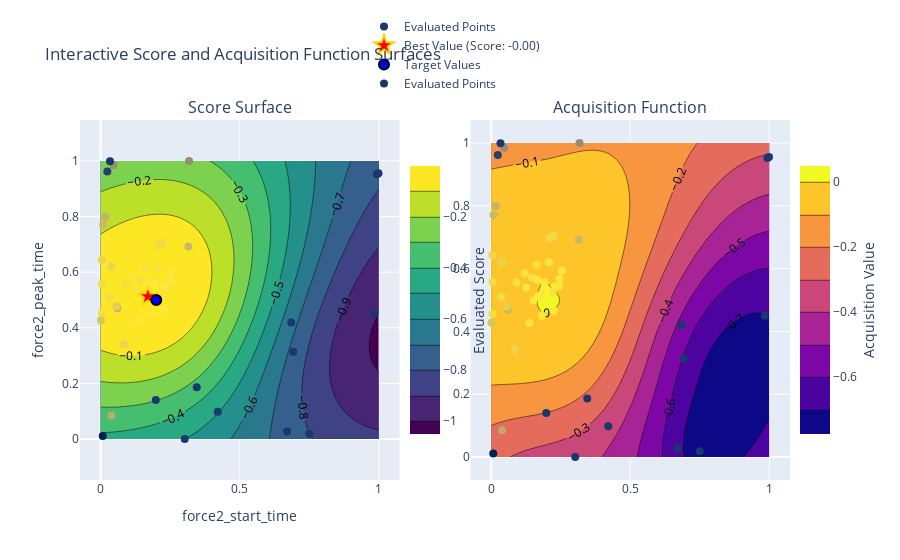

Notebook code for this chart:
### Code cell
def visualize_score_and_acquisition_with_targets(optimizer):
    param_x = 'force2_start_time'
    param_y = 'force2_peak_time'

    # Define the target values
    force2_start_time_target = 0.2
    force2_peak_time_target = 0.5
    force2_peak_force_target = 0.8
    force2_end_time_target = 0.7

    kappa = 2.5  # Exploration parameter for the acquisition function
    acquisition = bayes_opt.acquisition.UpperConfidenceBound(kappa=kappa)

   # Generate a grid for two parameters
    x_vals = np.linspace(pbounds[param_x][0], pbounds[param_x][1], 50)
    y_vals = np.linspace(pbounds[param_y][0], pbounds[param_y][1], 50)
    scores = np.zeros((len(y_vals), len(x_vals)))  # Rows align with y_vals
    stds = np.zeros((len(y_vals), len(x_vals)))
    acquisition_values = np.zeros((len(y_vals), len(x_vals)))

    # Populate grid with GP predictions and acquisition function values
    for j, x in enumerate(x_vals):
        for i, y in enumerate(y_vals): 
            # Predict the score and standard deviation
            curr_score, curr_std = optimizer._gp.predict([[force2_end_time_target, force2_peak_force_target, y, x]],return_std=True)
            scores[i, j] = curr_score.item()
            stds[i, j] = curr_std.item()

            acquisition_values[i, j] = -1 * acquisition._get_acq(gp=optimizer._gp)(np.array([[force2_end_time_target, force2_peak_force_target, y, x]]).reshape(1, -1)).item()

    # Extract evaluated points
    evaluated_x = [res["params"][param_x] for res in optimizer.res]
    evaluated_y = [res["params"][param_y] for res in optimizer.res]
    evaluated_scores = [res["target"] for res in optimizer.res]

    # Extract the best point
    best_params = optimizer.max["params"]
    best_x = best_params[param_x]
    best_y = best_params[param_y]
    best_score = optimizer.max["target"]

    # Create the interactive plot for score surface
    fig = make_subplots(rows=1, cols=2, subplot_titles=("Score Surface", "Acquisition Function"))

    # Add the score surface
    fig.add_trace(
        go.Contour(
            x=x_vals, y=y_vals, z=scores,  # No transpose needed
            colorscale="Viridis",
            colorbar=dict(
                title="Evaluated Score",
                titleside="right",
                x=0.45,  # Move evaluated points colorbar further right
                len=0.8  # Adjust colorbar length
            ),
            contours=dict(showlabels=True),
        ),
        row=1, col=1
    )

    # Add evaluated points to the score surface
    fig.add_trace(
        go.Scatter(
            x=evaluated_x, y=evaluated_y,
            mode='markers',
            marker=dict(
                size=8,
                color=evaluated_scores,
                colorscale="Cividis",
                showscale=False
            ),
            name="Evaluated Points"
        ),
        row=1, col=1
    )

    # Add the best point to the score surface
    fig.add_trace(
        go.Scatter(
            x=[best_x], y=[best_y],
            mode='markers',
            marker=dict(
                size=15,
                color='red',
                symbol='star',
                line=dict(width=2, color='gold')
            ),
            name=f"Best Value (Score: {best_score:.2f})"
        ),
        row=1, col=1
    )

    # Add the target point to the score surface
    fig.add_trace(
        go.Scatter(
            x=[force2_start_time_target], y=[force2_peak_time_target],
            mode='markers',
            marker=dict(
                size=10,
                color='blue',
                symbol='circle',
                line=dict(width=2, color='black')
            ),
            name="Target Values"
        ),
        row=1, col=1
    )

    # Add the acquisition function surface
    fig.add_trace(
        go.Contour(
            x=x_vals, y=y_vals, z=acquisition_values,  # No transpose needed
            colorscale="Plasma",
            colorbar=dict(
                title="Acquisition Value",  # Updated colorbar label
                titleside="right",
                x=1.0,  # Move evaluated points colorbar further right
                len=0.8  # Adjust colorbar length
            ),
            contours=dict(showlabels=True),
        ),
        row=1, col=2
    )

    # Add evaluated points to the acquisition function surface
    fig.add_trace(
        go.Scatter(
            x=evaluated_x, y=evaluated_y,
            mode='markers',
            marker=dict(
                size=8,
                color=evaluated_scores,
                colorscale="Cividis",
                showscale=False
            ),
            name="Evaluated Points"
        ),
        row=1, col=2
    )

    # Update layout for square appearance in the acquisition function plot
    fig.update_layout(
        title="Interactive Score and Acquisition Function Surfaces",
        xaxis_title=param_x,
        yaxis_title=param_y,
        xaxis=dict(scaleanchor="y"),
        yaxis=dict(scaleanchor="x"),
        template="plotly",
        legend=dict(yanchor="top", y=1.3, xanchor="left", x=0.4),
        showlegend=True,
    )

    # Show the plot
    iplot(fig)


# Example usage:
visualize_score_and_acquisition_with_targets(optimizer)

### Figure 1 — Plotly figure (JSON) as saved in the notebook; plotly's stock layout.template omitted (floating-point values rounded to 4 significant figures; data arrays with more than 128 entries replaced by an {"elided": "..."} marker saying what was removed)
{"data": [{"colorbar": {"len": 0.8, "title": {"side": "right", "text": "Evaluated Score"}, "x": 0.45}, "colorscale": [[0, "#440154"], [0.1111, "#482878"], [0.2222, "#3e4989"], [0.3333, "#31688e"], [0.4444, "#26828e"], [0.5556, "#1f9e89"], [0.6667, "#35b779"], [0.7778, "#6ece58"], [0.8889, "#b5de2b"], [1, "#fde725"]], "contours": {"showlabels": true}, "type": "contour", "x": [0, 0.02041, 0.04082, 0.06122, 0.08163, 0.102, 0.1224, 0.1429, 0.1633, 0.1837, 0.2041, 0.2245, 0.2449, 0.2653, 0.2857, 0.3061, 0.3265, 0.3469, 0.3673, 0.3878, 0.4082, 0.4286, 0.449, 0.4694, 0.4898, 0.5102, 0.5306, 0.551, 0.5714, 0.5918, 0.6122, 0.6327, 0.6531, 0.6735, 0.6939, 0.7143, 0.7347, 0.7551, 0.7755, 0.7959, 0.8163, 0.8367, 0.8571, 0.8776, 0.898, 0.9184, 0.9388, 0.9592, 0.9796, 1], "xaxis": "x", "y": [0, 0.02041, 0.04082, 0.06122, 0.08163, 0.102, 0.1224, 0.1429, 0.1633, 0.1837, 0.2041, 0.2245, 0.2449, 0.2653, 0.2857, 0.3061, 0.3265, 0.3469, 0.3673, 0.3878, 0.4082, 0.4286, 0.449, 0.4694, 0.4898, 0.5102, 0.5306, 0.551, 0.5714, 0.5918, 0.6122, 0.6327, 0.6531, 0.6735, 0.6939, 0.7143, 0.7347, 0.7551, 0.7755, 0.7959, 0.8163, 0.8367, 0.8571, 0.8776, 0.898, 0.9184, 0.9388, 0.9592, 0.9796, 1], "yaxis": "y", "z": {"elided": "50x50 float values"}}, {"marker": {"color": [-0.8, -0.8, -0.8, -0.8, -0.8, -0.8, -0.2382, -0.8, -0.1879, -0.8, -0.205, -0.7605, -0.1362, -0.3778, -0.177, -0.8, -0.1917, -0.3706, -0.07641, -0.0178, -0.8, -0.04048, -0.06864, -0.03483, -0.04288, -0.04629, -0.9158, -0.04716, -0.8, -0.09289, -0.03343, -0.02815, -0.005681, -0.01476, -0.008292, -0.07105, -0.01128, -0.8, -0.02065, -0.0116, -0.003355, -0.002542, -0.05343, -0.003681, -0.00591, -0.01133, -0.01369, -0.007915, -0.02595, -0.004096], "colorscale": [[0, "#00224e"], [0.1111, "#123570"], [0.2222, "#3b496c"], [0.3333, "#575d6d"], [0.4444, "#707173"], [0.5556, "#8a8678"], [0.6667, "#a59c74"], [0.7778, "#c3b369"], [0.8889, "#e1cc55"], [1, "#fee838"]], "showscale": false, "size": 8}, "mode": "markers", "name": "Evaluated Points", "type": "scatter", "x": [0.3023, 0.3456, 0.6852, 0.6705, 0.1981, 0.6923, 0.03905, 0.4211, 0.3155, 0.7501, 0.01665, 0.02405, 0.001165, 0.3177, 0.008726, 0.9842, 0.06002, 0.04633, 0.03762, 0.1207, 0.9935, 0.00464, 0.004556, 0.1465, 0.03565, 0.2225, 0.007626, 0.004607, 0.03357, 0.05658, 0.09125, 0.1632, 0.1831, 0.1368, 0.1259, 0.08461, 0.2454, 0.9991, 0.244, 0.2543, 0.2295, 0.1699, 0.2095, 0.1524, 0.1925, 0.1827, 0.2207, 0.1653, 0.2082, 0.2256], "xaxis": "x", "y": [0.0001144, 0.1863, 0.4192, 0.02739, 0.1404, 0.3134, 0.08504, 0.09835, 0.6919, 0.01829, 0.7995, 0.9616, 0.4273, 0.9998, 0.7705, 0.4501, 0.4698, 0.985, 0.6207, 0.5852, 0.9522, 0.4554, 0.6427, 0.5715, 0.5091, 0.7036, 0.01098, 0.5582, 0.9989, 0.4776, 0.5557, 0.6121, 0.5214, 0.4271, 0.5394, 0.3412, 0.5669, 0.9555, 0.543, 0.5929, 0.543, 0.5128, 0.6974, 0.4982, 0.5555, 0.4508, 0.5229, 0.5633, 0.6204, 0.4658], "yaxis": "y"}, {"marker": {"color": "red", "line": {"color": "gold", "width": 2}, "size": 15, "symbol": "star"}, "mode": "markers", "name": "Best Value (Score: -0.00)", "type": "scatter", "x": [0.1699], "xaxis": "x", "y": [0.5128], "yaxis": "y"}, {"marker": {"color": "blue", "line": {"color": "black", "width": 2}, "size": 10, "symbol": "circle"}, "mode": "markers", "name": "Target Values", "type": "scatter", "x": [0.2], "xaxis": "x", "y": [0.5], "yaxis": "y"}, {"colorbar": {"len": 0.8, "title": {"side": "right", "text": "Acquisition Value"}, "x": 1}, "colorscale": [[0, "#0d0887"], [0.1111, "#46039f"], [0.2222, "#7201a8"], [0.3333, "#9c179e"], [0.4444, "#bd3786"], [0.5556, "#d8576b"], [0.6667, "#ed7953"], [0.7778, "#fb9f3a"], [0.8889, "#fdca26"], [1, "#f0f921"]], "contours": {"showlabels": true}, "type": "contour", "x": [0, 0.02041, 0.04082, 0.06122, 0.08163, 0.102, 0.1224, 0.1429, 0.1633, 0.1837, 0.2041, 0.2245, 0.2449, 0.2653, 0.2857, 0.3061, 0.3265, 0.3469, 0.3673, 0.3878, 0.4082, 0.4286, 0.449, 0.4694, 0.4898, 0.5102, 0.5306, 0.551, 0.5714, 0.5918, 0.6122, 0.6327, 0.6531, 0.6735, 0.6939, 0.7143, 0.7347, 0.7551, 0.7755, 0.7959, 0.8163, 0.8367, 0.8571, 0.8776, 0.898, 0.9184, 0.9388, 0.9592, 0.9796, 1], "xaxis": "x2", "y": [0, 0.02041, 0.04082, 0.06122, 0.08163, 0.102, 0.1224, 0.1429, 0.1633, 0.1837, 0.2041, 0.2245, 0.2449, 0.2653, 0.2857, 0.3061, 0.3265, 0.3469, 0.3673, 0.3878, 0.4082, 0.4286, 0.449, 0.4694, 0.4898, 0.5102, 0.5306, 0.551, 0.5714, 0.5918, 0.6122, 0.6327, 0.6531, 0.6735, 0.6939, 0.7143, 0.7347, 0.7551, 0.7755, 0.7959, 0.8163, 0.8367, 0.8571, 0.8776, 0.898, 0.9184, 0.9388, 0.9592, 0.9796, 1], "yaxis": "y2", "z": {"elided": "50x50 float values"}}, {"marker": {"color": [-0.8, -0.8, -0.8, -0.8, -0.8, -0.8, -0.2382, -0.8, -0.1879, -0.8, -0.205, -0.7605, -0.1362, -0.3778, -0.177, -0.8, -0.1917, -0.3706, -0.07641, -0.0178, -0.8, -0.04048, -0.06864, -0.03483, -0.04288, -0.04629, -0.9158, -0.04716, -0.8, -0.09289, -0.03343, -0.02815, -0.005681, -0.01476, -0.008292, -0.07105, -0.01128, -0.8, -0.02065, -0.0116, -0.003355, -0.002542, -0.05343, -0.003681, -0.00591, -0.01133, -0.01369, -0.007915, -0.02595, -0.004096], "colorscale": [[0, "#00224e"], [0.1111, "#123570"], [0.2222, "#3b496c"], [0.3333, "#575d6d"], [0.4444, "#707173"], [0.5556, "#8a8678"], [0.6667, "#a59c74"], [0.7778, "#c3b369"], [0.8889, "#e1cc55"], [1, "#fee838"]], "showscale": false, "size": 8}, "mode": "markers", "name": "Evaluated Points", "type": "scatter", "x": [0.3023, 0.3456, 0.6852, 0.6705, 0.1981, 0.6923, 0.03905, 0.4211, 0.3155, 0.7501, 0.01665, 0.02405, 0.001165, 0.3177, 0.008726, 0.9842, 0.06002, 0.04633, 0.03762, 0.1207, 0.9935, 0.00464, 0.004556, 0.1465, 0.03565, 0.2225, 0.007626, 0.004607, 0.03357, 0.05658, 0.09125, 0.1632, 0.1831, 0.1368, 0.1259, 0.08461, 0.2454, 0.9991, 0.244, 0.2543, 0.2295, 0.1699, 0.2095, 0.1524, 0.1925, 0.1827, 0.2207, 0.1653, 0.2082, 0.2256], "xaxis": "x2", "y": [0.0001144, 0.1863, 0.4192, 0.02739, 0.1404, 0.3134, 0.08504, 0.09835, 0.6919, 0.01829, 0.7995, 0.9616, 0.4273, 0.9998, 0.7705, 0.4501, 0.4698, 0.985, 0.6207, 0.5852, 0.9522, 0.4554, 0.6427, 0.5715, 0.5091, 0.7036, 0.01098, 0.5582, 0.9989, 0.4776, 0.5557, 0.6121, 0.5214, 0.4271, 0.5394, 0.3412, 0.5669, 0.9555, 0.543, 0.5929, 0.543, 0.5128, 0.6974, 0.4982, 0.5555, 0.4508, 0.5229, 0.5633, 0.6204, 0.4658], "yaxis": "y2"}], "layout": {"annotations": [{"font": {"size": 16}, "showarrow": false, "text": "Score Surface", "x": 0.225, "xanchor": "center", "xref": "paper", "y": 1, "yanchor": "bottom", "yref": "paper"}, {"font": {"size": 16}, "showarrow": false, "text": "Acquisition Function", "x": 0.775, "xanchor": "center", "xref": "paper", "y": 1, "yanchor": "bottom", "yref": "paper"}], "legend": {"x": 0.4, "xanchor": "left", "y": 1.3, "yanchor": "top"}, "showlegend": true, "title": {"text": "Interactive Score and Acquisition Function Surfaces"}, "xaxis": {"anchor": "y", "domain": [0, 0.45], "scaleanchor": "y", "title": {"text": "force2_start_time"}}, "xaxis2": {"anchor": "y2", "domain": [0.55, 1]}, "yaxis": {"anchor": "x", "domain": [0, 1], "scaleanchor": "x", "title": {"text": "force2_peak_time"}}, "yaxis2": {"anchor": "x2", "domain": [0, 1]}}}
